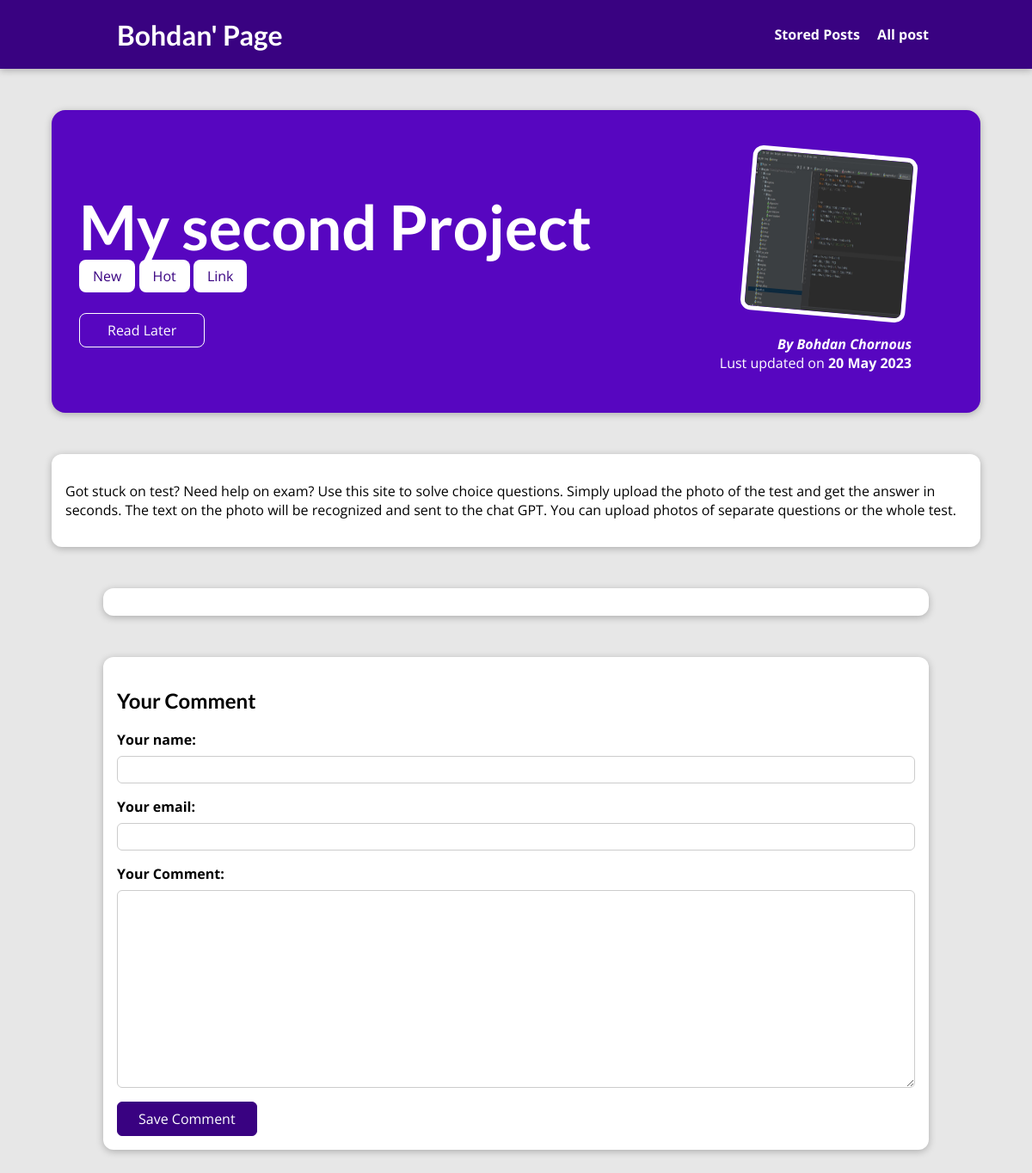
The page /posts/my-second-project on the database its author committed.
### blog/models.py (models this page shows, shortened)
class Post(models.Model):
    title = models.CharField(max_length=150)
    excerpt = models.CharField(max_length=200)
    image = models.ImageField(upload_to="posts", null=True)
    date = models.DateField(auto_now=True)
    slug = models.SlugField(default="", unique=True)
    content = models.TextField(validators=[MinLengthValidator(10)])
    author = models.ForeignKey(Author, on_delete=models.SET_NULL, null=True, related_name="posts")
    tags = models.ManyToManyField(Tag)
    link = models.URLField(max_length=200, null=True, blank=True)

class Tag(models.Model):
    caption = models.CharField(max_length=100)

class Author(models.Model):
    first_name = models.CharField(max_length=100)
    last_name = models.CharField(max_length=100)
    email_address = models.EmailField()
    def full_name(self):
        return f"{self.first_name} {self.last_name}"
    def __str__(self):
        return self.full_name()

### blog/views.py (the view, shortened to what this page needs)
# urls.py: path("posts/<slug:slug>", views.PostDetailView.as_view(), name="post-details-page"),
class PostDetailView(View):
    def is_stored_post(self, request, post_id):
        stored_posts = request.session.get("stored_posts")
        if stored_posts is not None:
            is_saved_for_later = post_id in stored_posts
        else:
            is_saved_for_later = False
        return is_saved_for_later
    def get(self, request, slug):
        post = Post.objects.get(slug=slug)
        context = {
            "post": post,
            "post_tags": post.tags.all(),
            "comment_form": CommentForms(),
            "comments": post.comments.all().order_by("-id"),
            "saved_for_later": self.is_stored_post(request, post.id),
        }
        return render(request, "blog/post-detail.html", context=context)

### blog/forms.py
class CommentForms(forms.ModelForm):
    class Meta:
        model = Comment
        exclude = ["post"]
        labels = {
            "user_name": "Your name",
            "user_email": "Your email",
            "text": "Your Comment",
        }

### blog/templates/blog/post-detail.html (shortened to what this page needs)
{% extends "base.html" %}
{% load static %}
{% block css_file %}
    <link rel="stylesheet" href="{%  static "blog/post-details.css" %}"/>
{% endblock %}
{% block content %}
    <section id="summary">
        <h2>{{ post.title }}</h2>
        <div>
            {% for tag in post_tags %}
                {% if tag.caption == "Link" %}
                    <span class="link_tag"><a href="{{ post.link }}" style='color: #390281'>{{ tag.caption }}</a></span>
                {% else %}
                    <span class="tag">{{ tag.caption }}</span>
                {% endif %}
            {% endfor %}
        </div>
        <div id="read-later">
            <form action="{% url "read-later" %}" method="POST">
                <button>
                    {% if saved_for_later %}
                        Remove from "Read Later" List
                     {% else %}
                        Read Later
                     {% endif %}
                </button>
            </form>
        </div>
        <article>
            <img src="{{ post.image.url }}" alt="{{ post.title }}" />
            <address>By <a href="mailto:{{ post.author.email_address }}">{{ post.author }}</a></address>
            <div>
                Lust updated on <time>{{ post.date|date:"d M Y" }}</time>
            </div>
        </article>
    </section>
    <main>
        {{ post.content|linebreaks }}
    </main>
    <section id="comments">
    </section>
    <section id="comment_form">
        <h2>Your Comment</h2>
        <form action="{% url "post-details-page" post.slug %}" method="POST">
            {% for form_fild in comment_form %}
                <div class="form-control {% if form_fild.errors %}invalid{% endif %}">
                    {{ form_fild.label_tag }}
                    {{ form_fild }}
                </div>
            {% endfor %}
            <button>Save Comment</button>
        </form>
    </section>
{% endblock %}

### static/app.css (style rules this page uses)
* { box-sizing: border-box; }
html { font-family: 'Open Sans', 'Lato', sans-serif; }
body { margin: 0; }
h1, h2, h3 { font-family: 'Lato', sans-serif; font-weight: bold; }

### blog/static/blog/post-details.css (style rules this page uses)
body { background-color: #e7e7e7; }
#summary { margin: 8rem auto 3rem auto; padding: 2rem; width: 90%; max-width: 90rem; border-radius: 16px; background-color: #5706c0; position: relative; box-shadow: 0 2px 8px rgba(0, 0, 0, 0.25); height: 22rem; }
#summary h2 { color: white; font-size: 4.5rem; margin-bottom: 0.25rem; }
#summary article { position: absolute; top: 2rem; right: 3rem; padding: 1rem 2rem; border-radius: 12px; text-align: right; color: white; }
#summary article img { width: 12rem; height: 12rem; border-radius: 12px; transform: rotateZ(5deg); border: 5px solid white; margin-bottom: 1rem; }
#summary address { font-weight: bold; }
#summary a { color: white; text-decoration: none; }
#summary time { font-weight: bold; }
#read-later { margin: 2rem 0; }
#read-later button { background-color: transparent; border-radius: 8px; border: 1px solid white; padding: 0.5rem 2rem; font: inherit; color: white; cursor: pointer; }
main { width: 90%; max-width: 90rem; margin: 3rem auto; background-color: white; padding: 1rem; border-radius: 12px; box-shadow: 0 2px 8px rgba(0, 0, 0, 0.25); }
.link_tag { background-color: white; padding: 0.5rem 1rem; border-radius: 8px; }
.tag { background-color: white; color: #390281; padding: 0.5rem 1rem; border-radius: 8px; }
#comment_form { margin: 3rem auto; width: 90%; max-width: 60rem; border-radius: 12px; background-color: white; box-shadow: 0 2px 8px rgba(0, 0, 0, 0.25); padding: 1rem; }
#comment_form button { font: inherit; background-color: #390281; color: white; border: 1px solid #390281; padding: 0.5rem 1.5rem; border-radius: 6px; cursor: pointer; }
.form-control { margin-bottom: 1rem; }
.form-control label { font-weight: bold; margin-bottom: 0.5rem; display: block; }
.form-control input, .form-control textarea { display: block; width: 100%; font: inherit; padding: 0.25rem; border-radius: 6px; border: 1px solid #ccc; }
#comments { margin: 3rem auto; width: 90%; max-width: 60rem; border-radius: 12px; background-color: white; box-shadow: 0 2px 8px rgba(0, 0, 0, 0.25); padding: 1rem 2rem; }

### rows shown on the page
Post: title "My second Project", image (picture), author "Bohdan Chornous", date "20 May 2023", content "Got stuck on test? Need help on exam? Use this site to solve choice questions. Simply upload the photo of the test and get the answer in seconds. The text on the photo will be recognized and sent to the chat GPT. You can upload photos of separate questions or the whole test."
Tag: caption "New"
Tag: caption "Hot"
Tag: caption "Link"
